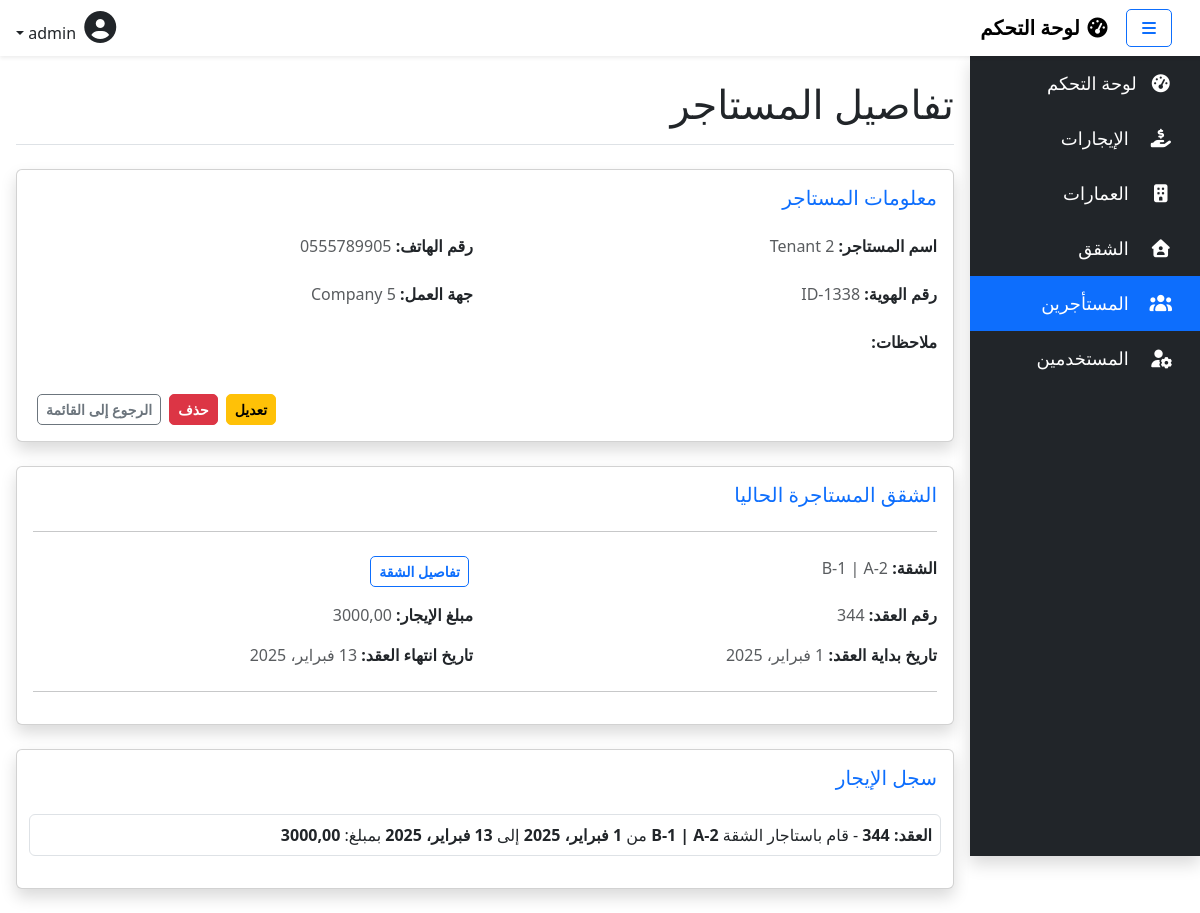
/tenants/2/ (signed in), run on an earlier commit of the app's database.
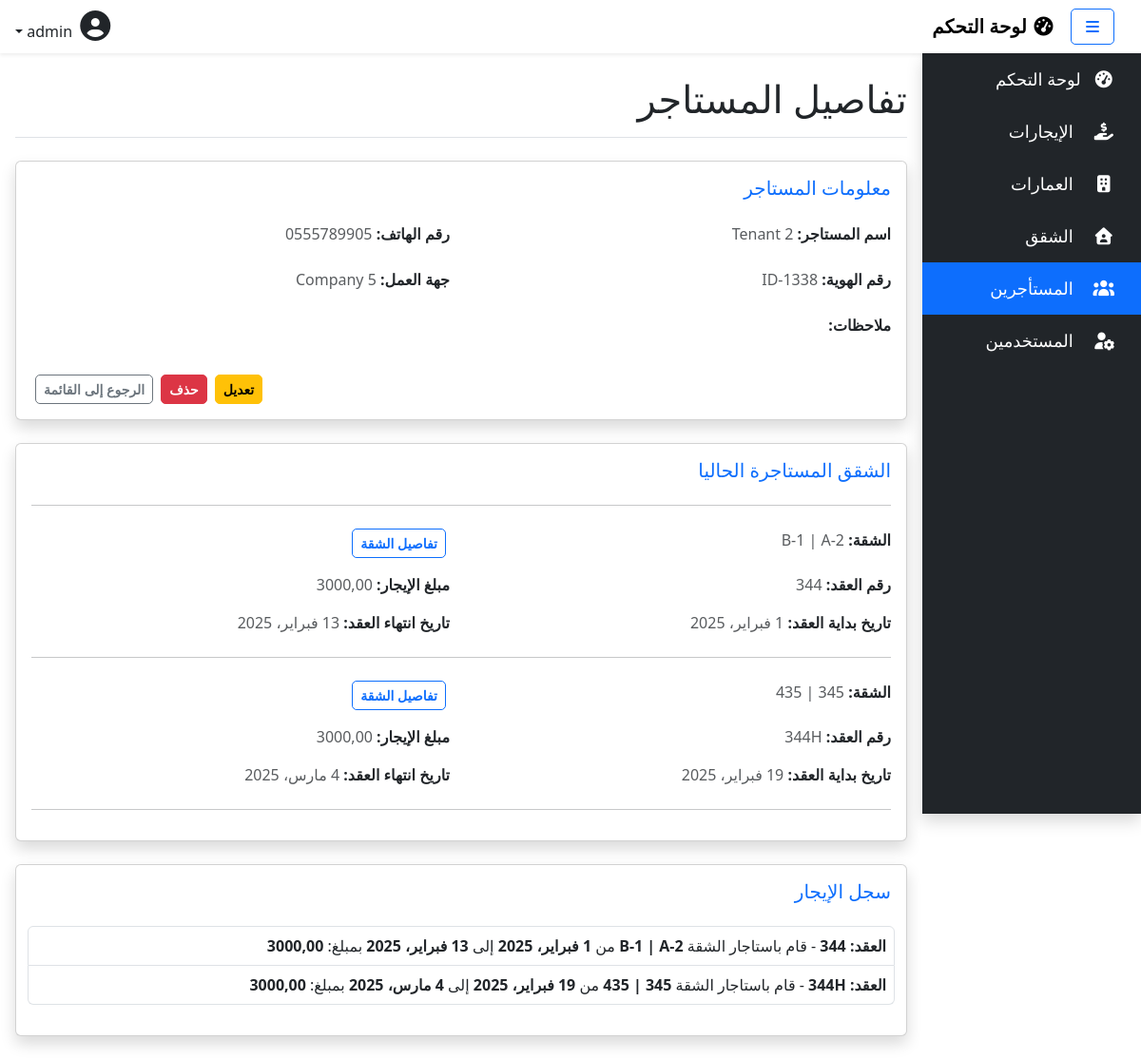
And on a later commit of the database.
### rentals/models.py (models this page shows, shortened)
class Tenant(models.Model):
    name = models.CharField(max_length=100, verbose_name="اسم المستاجر")
    phone_number = models.CharField(max_length=15, unique=True, verbose_name="رقم الهاتف")
    id_number = models.CharField(max_length=20, unique=True, verbose_name="رقم الهوية")
    workplace = models.CharField(max_length=100, blank=True, verbose_name="جهة العمل")
    notes = models.TextField(verbose_name="ملاحظات", blank=True)
    class Meta:
        verbose_name = "المستاجر"
        verbose_name_plural = "المستاجرين"

class ActiveTenant(models.Model):
    apartment = models.OneToOneField(Apartment, on_delete=models.CASCADE, related_name="active_tenant", verbose_name="الشقة")
    tenant = models.ForeignKey(Tenant, on_delete=models.CASCADE, related_name="active_apartment", verbose_name="المستاجر")
    contract_number = models.CharField(max_length=50, unique=True, verbose_name="رقم العقد")
    contract_start_date = models.DateField(verbose_name="تاريخ بداية العقد")
    contract_end_date = models.DateField(verbose_name="تاريخ انتهاء العقد")
    rent_amount = models.DecimalField(max_digits=10, decimal_places=2, verbose_name="مبلغ الإيجار شهري")
    notes = models.TextField(verbose_name="ملاحظات", blank=True)
    class Meta:
        verbose_name = "الايجار"
        verbose_name_plural = "الايجارات"

class Apartment(models.Model):
    APARTMENT_STATUS_CHOICES = [
        ('شاغرة', 'شاغرة'),
        ('مأهولة', 'مأهولة'),
    ]
    building = models.ForeignKey(Building, on_delete=models.CASCADE, related_name='apartments', verbose_name="العمارة")
    apartment_number = models.CharField(max_length=50, verbose_name="رقم الشقة")
    num_of_rooms = models.IntegerField(verbose_name="عدد الغرف")
    electricity_meter_number = models.CharField(max_length=50, verbose_name="رقم عداد الكهرباء")
    water_meter_number = models.CharField(max_length=50, verbose_name="رقم عداد الماء")
    status = models.CharField(max_length=8, choices=APARTMENT_STATUS_CHOICES, default='شاغرة', verbose_name="الحالة")
    floor_number = models.IntegerField(verbose_name="رقم الطابق", default=1)
    class Meta:
        verbose_name = "الشقة"
        verbose_name_plural = "الشقق"
        unique_together = ("building", "apartment_number")
    def __str__(self):
        return f"{self.building.building_number} | {self.apartment_number}"

class Building(models.Model):
    building_number = models.CharField(max_length=3, unique=True, verbose_name="رقم العمارة")
    address = models.CharField(max_length=255, blank=True, verbose_name="عنوان العمارة")
    number_of_floors = models.IntegerField(verbose_name="عدد الطوابق", default=1)
    number_of_apartments = models.IntegerField(verbose_name="عدد الشقق", default=0)
    class Meta:
        verbose_name = "العمارة"
        verbose_name_plural = "العمارات"

class RentalHistory(models.Model):
    active_tenant = models.ForeignKey(ActiveTenant, on_delete=models.SET_NULL, related_name="history", null=True, blank=True, verbose_name="العقد الحالي")
    apartment = models.ForeignKey(Apartment, on_delete=models.SET_NULL, related_name="rental_history", null=True, blank=True, verbose_name="الشقة")
    tenant = models.ForeignKey(Tenant, on_delete=models.SET_NULL, related_name="apartment_rental_history", null=True, blank=True, verbose_name="المستاجر")
    contract_number = models.CharField(max_length=50, unique=True, verbose_name="رقم العقد")
    contract_start_date = models.DateField(verbose_name="تاريخ بداية العقد")
    contract_end_date = models.DateField(verbose_name="تاريخ انتهاء العقد")
    rent_amount = models.DecimalField(max_digits=10, decimal_places=2, verbose_name="مبلغ الإيجار شهري")
    notes = models.TextField(verbose_name="ملاحظات", blank=True)
    class Meta:
        verbose_name = "سجل الايجار"
        verbose_name_plural = "سجل الايجارات"

### rentals/views.py (the view)
# urls.py: path('tenants/<int:pk>/', views.TenantDetailView.as_view(), name='tenant_detail'),
class TenantDetailView(PermissionRequiredMixin, DetailView):
    model = Tenant
    template_name = 'tenants/detail.html'
    permission_required = 'rentals.view_tenant'
    def get_context_data(self, **kwargs):
        context = super().get_context_data(**kwargs)
        context["model_name"] = self.model._meta.model_name  # Model name for template
        context["model_verbose_name"] = self.model._meta.verbose_name  # Model name for template
        context["fields"] = [
            (field.verbose_name, getattr(self.object, field.name, "لا توجد بيانات"))
            for field in self.model._meta.get_fields()
            if not (field.auto_created and not field.concrete) and field.name != "id"
        ]
        return context

### rentals/templates/tenants/detail.html (shortened to what this page needs)
{% extends 'base.html' %}
{% block content %}
  <div class="container mt-4">
    <div class="d-flex justify-content-between align-items-center border-bottom pb-2 mb-4">
      <h1 class="text-end">تفاصيل {{ model_verbose_name }}</h1>
    </div>
    <div class="card shadow border-1 mb-4">
        <div class="card-body">
        <h5 class="card-title mb-4 text-primary">معلومات {{ model_verbose_name }}</h5>
        <div class="row mb-3">
          {% for field_name, field_value in fields %}
            <div class="col-md-6 mb-2">
              <p><strong>{{ field_name }}:</strong> <span class="text-muted">{{ field_value }}</span></p>
            </div>
          {% endfor %}
        </div>
        <div class="d-flex justify-content-end">
          <a href="{% url model_name|lower|add:'_update' object.pk %}" class="btn btn-warning btn-sm mx-1">تعديل</a>
          <a href="{% url model_name|lower|add:'_delete' object.pk %}" class="btn btn-danger btn-sm mx-1">حذف</a>
          <a href="{% url model_name|lower|add:'_list' %}" class="btn btn-outline-secondary btn-sm mx-1">الرجوع إلى القائمة</a>
        </div>
      </div>
    </div>
    <div class="card shadow border-1 mb-4">
      <div class="card-body">
        <h5 class="card-title mb-4 text-primary">الشقق المستاجرة الحاليا</h5>
        {% if object.active_apartment.all %}
        <hr>
        {% for active_apartment in object.active_apartment.all %}
        <div class="row mb-3">
          <p class="col-md-6 my-2"><strong>الشقة:</strong> <span class="text-muted">{{ active_apartment.apartment }}</span></p>
          <p class="col-md-6 my-2"><a href="{% url 'apartment_detail' active_apartment.apartment.pk %}" class="btn btn-outline-primary btn-sm mx-1">تفاصيل الشقة</a></p>
          <p class="col-md-6 my-2"><strong>رقم العقد:</strong> <span class="text-muted">{{ active_apartment.contract_number }}</span></p>
          <p class="col-md-6 my-2"><strong>مبلغ الإيجار:</strong> <span class="text-muted">{{ active_apartment.rent_amount }}</span></p>
          <p class="col-md-6 my-2"><strong>تاريخ بداية العقد:</strong> <span class="text-muted">{{ active_apartment.contract_start_date }}</span></p>
          <p class="col-md-6 my-2"><strong>تاريخ انتهاء العقد:</strong> <span class="text-muted">{{ active_apartment.contract_end_date }}</span></p>
        </div>
        <hr>
        {% endfor %}
        {% else %}
        <p class="text-muted">لا يوجد شقق حاليًا.</p>
        {% endif %}
      </div>
    </div>
    <div class="card shadow border-1 mb-4">
      <div class="card-body">
        <h5 class="card-title mb-4 text-primary">سجل الإيجار</h5>
        <div class="row mb-3">
          {% if object.apartment_rental_history.all %}
          <ul class="list-group px-2">
            {% for rental in object.apartment_rental_history.all %}
            <li class="list-group-item border-bottom p-2">
              <p class="m-0">
                <strong>العقد: {{ rental.contract_number }} </strong> -
                قام باستاجار الشقة <strong>{{ rental.apartment }}</strong>
                من <strong>{{ rental.contract_start_date }}</strong>
                إلى <strong>{{ rental.contract_end_date }}</strong> بمبلغ:
                <strong>{{ rental.rent_amount }}</strong>
              </p>
            </li>
            {% endfor %}
          </ul>
          {% else %}
            <p class="text-muted">لا يوجد سجل إيجار لهذه الشقة.</p>
          {% endif %}
        </div>
      </div>
    </div>
  </div>
{% endblock %}

What changed in the data, as far as the page shows it:
added ActiveTenant: apartment "345 | 435", contract_number "344H", rent_amount "3000,00", contract_start_date "19 فبراير، 2025", contract_end_date "4 مارس، 2025"
added RentalHistory: contract_number "344H", apartment "345 | 435", contract_start_date "19 فبراير، 2025", contract_end_date "4 مارس، 2025", rent_amount "3000,00"
